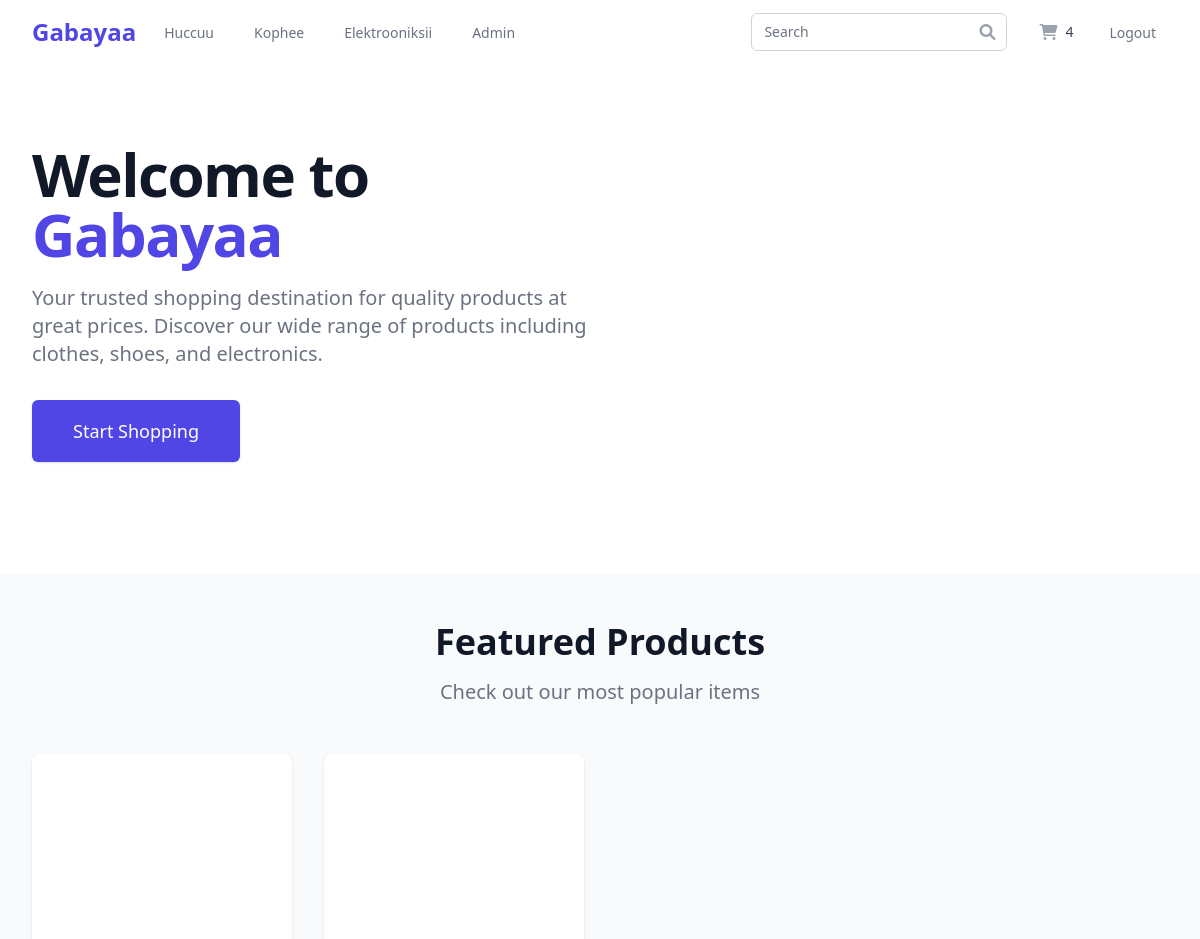
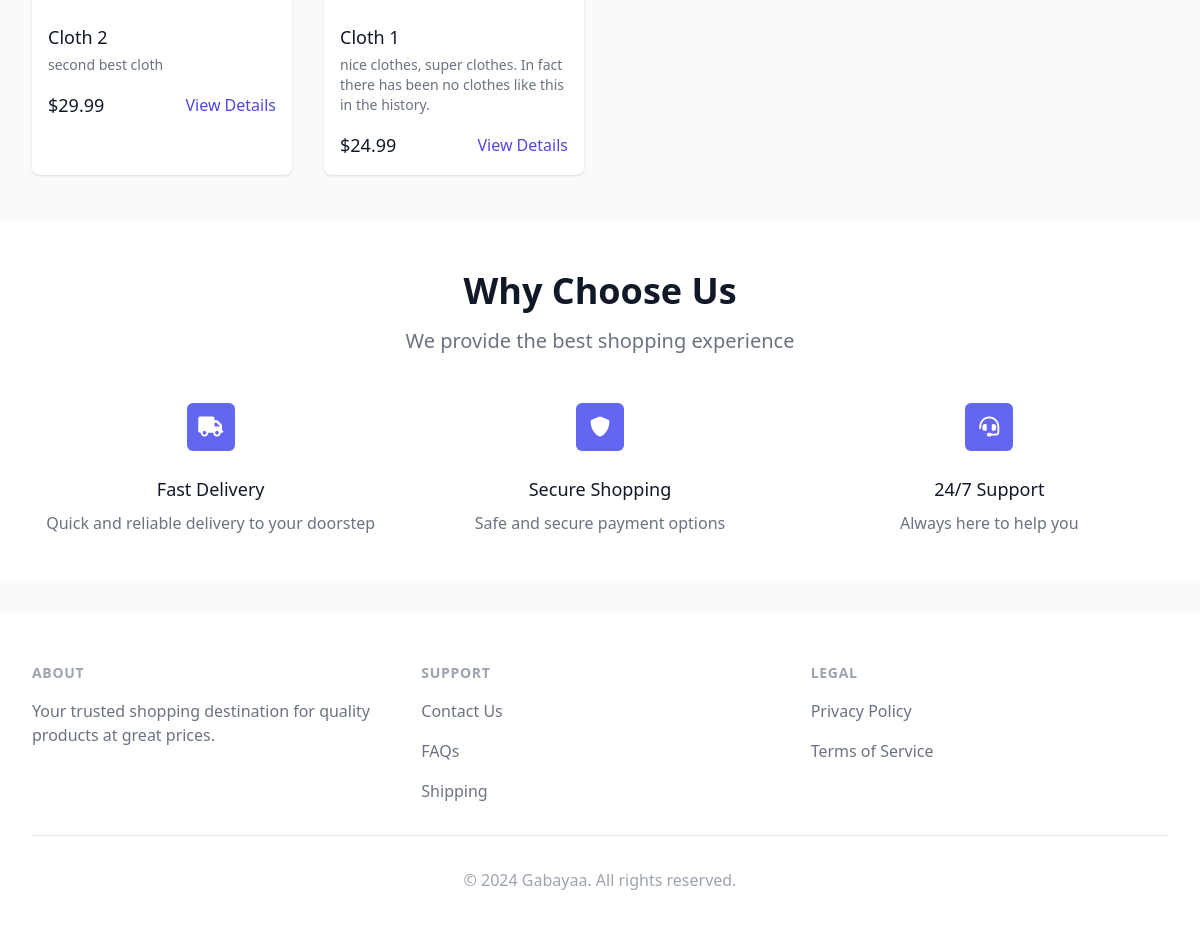
/ (signed in), run on the app's committed database (2 pictures, top to bottom).
### dukkaana/models.py (models this page shows, shortened)
class Cart(models.Model):
    id = models.UUIDField(primary_key=True, default=uuid.uuid4, editable=False)
    user = models.ForeignKey(
        Customer,
        on_delete=models.CASCADE,
        related_name='carts',
        verbose_name=_('user')
    )
    created_at = models.DateTimeField(_('created at'), auto_now_add=True)
    updated_at = models.DateTimeField(_('updated at'), auto_now=True)
    total_items = models.PositiveIntegerField(_('total items'), default=0)
    transaction_fee = models.DecimalField(
        _('transaction fee'),
        max_digits=10,
        decimal_places=2,
        default=0.00
    )
    total_price = models.DecimalField(
        _('total price'),
        max_digits=10,
        decimal_places=2,
        default=0.00
    )
    promo_code = models.ForeignKey(
        'PromoCode',
        on_delete=models.SET_NULL,
        null=True,
        blank=True,
        related_name='carts',
        verbose_name=_('promo code')
    )
    class Meta:
        verbose_name = _('cart')
        verbose_name_plural = _('carts')
        ordering = ['-created_at']

class Product(models.Model):
    CATEGORY_CHOICES = (
        ('Huccuu', _('Huccuu')),
        ('Kophee', _('Kophee')),
        ('Electrooniksii', _('Electrooniksii')),
    )
    id = models.UUIDField(primary_key=True, default=uuid.uuid4, editable=False)
    category = models.CharField(
        _('category'),
        max_length=20,
        choices=CATEGORY_CHOICES,
        default='Huccuu'
    )
    name = models.CharField(_('name'), max_length=200, default='no name')
    slug = models.SlugField(_('slug'), max_length=200,
                            unique=True, default='no-name')
    price = models.DecimalField(
        _('price'),
        max_digits=10,
        decimal_places=2,
        validators=[MinValueValidator(Decimal('0.01'))],
        default=0.00
    )
    quantity = models.PositiveIntegerField(
        _('quantity'),
        default=1,
        validators=[MinValueValidator(1)]
    )
    description = models.TextField(_('description'), blank=True)
    features = models.TextField(_('features'), blank=True)
    specifications = models.JSONField(
        _('specifications'), default=dict, blank=True)
    is_active = models.BooleanField(_('active'), default=True)
    created_at = models.DateTimeField(_('created at'), auto_now_add=True)
    updated_at = models.DateTimeField(_('updated at'), auto_now=True)
    rating = models.DecimalField(
        _('rating'),
        max_digits=3,
        decimal_places=2,
        default=0.00,
        validators=[MinValueValidator(0), MaxValueValidator(5)]
    )
    review_count = models.PositiveIntegerField(_('review count'), default=0)
    class Meta:
        verbose_name = _('product')
        verbose_name_plural = _('products')
        ordering = ['-created_at']
        indexes = [
            models.Index(fields=['category']),
            models.Index(fields=['name']),
            models.Index(fields=['price']),
            models.Index(fields=['rating']),
        ]

### dukkaana/views/product_views.py (the view)
# urls.py: path('', product_views.home, name='home'),
@cache_page(60 * 15)  # Cache for 15 minutes
def home(request):
    try:
        featured_products = Product.objects.filter(
            is_active=True
        ).order_by('-rating', '-created_at')[:8]
        context = {
            'featured_products': featured_products,
        }
        return render(request, 'base.html', context)
    except Exception as e:
        return render(request, 'error.html', {
            'error_message': _('An error occurred while loading the homepage.')
        })

### dukkaana/context_processors.py (called while the page is built)
def cart_context(request):
    if request.user.is_authenticated:
        try:
            cart = Cart.objects.get(user=request.user)
            cart_items = CartItem.objects.filter(cart=cart)
            total_items = sum(item.quantity for item in cart_items)
            total_price = cart.total_price
        except Cart.DoesNotExist:
            cart = None
            cart_items = []
            total_items = 0
            total_price = 0
    else:
        cart = None
        cart_items = []
        total_items = 0
        total_price = 0
    return {
        'cart': cart,
        'cart_items': cart_items,
        'total_items': total_items,
        'total_price': total_price,
    }

### dukkaana/templates/base.html (shortened to what this page needs)
<!DOCTYPE html>
<html lang="en">
  <head>
    <script src="https://cdn.tailwindcss.com"></script>
    <link
      rel="stylesheet"
      href="https://cdnjs.cloudflare.com/ajax/libs/font-awesome/6.0.0/css/all.min.css"
    />
  </head>
  <body class="bg-gray-50 min-h-screen flex flex-col">
    <nav class="bg-white shadow-lg">
      <div class="max-w-7xl mx-auto px-4 sm:px-6 lg:px-8">
        <div class="flex justify-between h-16">
          <div class="flex">
            <div class="flex-shrink-0 flex items-center">
              <a
                href="{% url 'home' %}"
                class="text-2xl font-bold text-indigo-600"
                >Gabayaa</a
              >
            </div>
            <div class="hidden sm:ml-6 sm:flex sm:space-x-8">
              <a
                href="{% url 'cloths' %}"
                class="border-transparent text-gray-500 hover:border-indigo-500 hover:text-indigo-700 inline-flex items-center px-1 pt-1 border-b-2 text-sm font-medium"
              >
                Huccuu
              </a>
              <a
                href="{% url 'shoes' %}"
                class="border-transparent text-gray-500 hover:border-indigo-500 hover:text-indigo-700 inline-flex items-center px-1 pt-1 border-b-2 text-sm font-medium"
              >
                Kophee
              </a>
              <a
                href="{% url 'electronics' %}"
                class="border-transparent text-gray-500 hover:border-indigo-500 hover:text-indigo-700 inline-flex items-center px-1 pt-1 border-b-2 text-sm font-medium"
              >
                Elektrooniksii
              </a>
              {% if user.is_superuser %}
              <a
                href="{% url 'manager' %}"
                class="border-transparent text-gray-500 hover:border-indigo-500 hover:text-indigo-700 inline-flex items-center px-1 pt-1 border-b-2 text-sm font-medium"
              >
                Admin
              </a>
              {% endif %}
            </div>
          </div>
          <div class="flex items-center">
            <form
              action="{% url 'search_results' %}"
              method="GET"
              class="flex-1 flex items-center justify-center px-2 lg:ml-6 lg:justify-end"
            >
              <div class="max-w-lg w-full lg:max-w-xs">
                <div class="relative">
                  <input
                    id="search"
                    name="q"
                    class="block w-full pl-3 pr-10 py-2 border border-gray-300 rounded-md leading-5 bg-white placeholder-gray-500 focus:outline-none focus:placeholder-gray-400 focus:ring-1 focus:ring-indigo-500 focus:border-indigo-500 sm:text-sm"
                    placeholder="Search"
                    type="search"
                  />
                  <div
                    class="absolute inset-y-0 right-0 pr-3 flex items-center pointer-events-none"
                  >
                  </div>
                </div>
              </div>
            </form>
            <div class="ml-4 flow-root lg:ml-6">
              <a
                href="{% url 'cart' %}"
                class="group -m-2 p-2 flex items-center"
              >
                <i
                  class="fas fa-shopping-cart text-gray-400 group-hover:text-gray-500"
                ></i>
                <span
                  class="ml-2 text-sm font-medium text-gray-700 group-hover:text-gray-800"
                  >{{ cart.total_items }}</span
                >
              </a>
            </div>
            {% if user.is_authenticated %}
            <div class="ml-4 flow-root lg:ml-6">
              <a
                href="{% url 'logout_customer' %}"
                class="text-gray-500 hover:text-gray-700 px-3 py-2 rounded-md text-sm font-medium"
                >Logout</a
              >
            </div>
            {% endif %}
          </div>
        </div>
      </div>
    </nav>
    <main class="flex-grow">
       {% block content %}
      <div class="relative bg-white overflow-hidden">
        <div class="max-w-7xl mx-auto">
          <div
            class="relative z-10 pb-8 bg-white sm:pb-16 md:pb-20 lg:max-w-2xl lg:w-full lg:pb-28 xl:pb-32"
          >
            <main
              class="mt-10 mx-auto max-w-7xl px-4 sm:mt-12 sm:px-6 md:mt-16 lg:mt-20 lg:px-8 xl:mt-28"
            >
              <div class="sm:text-center lg:text-left">
                <h1
                  class="text-4xl tracking-tight font-extrabold text-gray-900 sm:text-5xl md:text-6xl"
                >
                  <span class="block xl:inline">Welcome to</span>
                  <span class="block text-indigo-600 xl:inline"> Gabayaa</span>
                </h1>
                <p
                  class="mt-3 text-base text-gray-500 sm:mt-5 sm:text-lg sm:max-w-xl sm:mx-auto md:mt-5 md:text-xl lg:mx-0"
                >
                  Your trusted shopping destination for quality products at
                  great prices. Discover our wide range of products including
                  clothes, shoes, and electronics.
                </p>
                <div
                  class="mt-5 sm:mt-8 sm:flex sm:justify-center lg:justify-start"
                >
                  <div class="rounded-md shadow">
                    <a
                      href="{% url 'cloths' %}"
                      class="w-full flex items-center justify-center px-8 py-3 border border-transparent text-base font-medium rounded-md text-white bg-indigo-600 hover:bg-indigo-700 md:py-4 md:text-lg md:px-10"
                    >
                      Start Shopping
                    </a>
                  </div>
                </div>
              </div>
            </main>
          </div>
        </div>
      </div>
      {% if featured_products %}
      <div class="bg-gray-50 py-12">
        <div class="max-w-7xl mx-auto px-4 sm:px-6 lg:px-8">
          <div class="text-center">
            <h2 class="text-3xl font-extrabold text-gray-900 sm:text-4xl">
              Featured Products
            </h2>
            <p class="mt-3 max-w-2xl mx-auto text-xl text-gray-500 sm:mt-4">
              Check out our most popular items
            </p>
          </div>
          <div
            class="mt-12 grid gap-8 grid-cols-1 sm:grid-cols-2 lg:grid-cols-4"
          >
            {% for product in featured_products %}
            <div class="bg-white overflow-hidden shadow rounded-lg">
              <div class="relative pb-48">
              </div>
              <div class="p-4">
                <h3 class="text-lg font-medium text-gray-900">
                  {{ product.name }}
                </h3>
                <p class="mt-1 text-sm text-gray-500">
                  {{ product.description|truncatewords:20 }}
                </p>
                <div class="mt-4 flex items-center justify-between">
                  <span class="text-lg font-medium text-gray-900"
                    >${{ product.price }}</span
                  >
                  <a
                    href="{% url 'product_info' product.category product.id %}"
                    class="text-indigo-600 hover:text-indigo-500"
                    >View Details</a
                  >
                </div>
              </div>
            </div>
            {% endfor %}
          </div>
        </div>
      </div>
      {% endif %}
      <div class="bg-white py-12">
        <div class="max-w-7xl mx-auto px-4 sm:px-6 lg:px-8">
          <div class="text-center">
            <h2 class="text-3xl font-extrabold text-gray-900 sm:text-4xl">
              Why Choose Us
            </h2>
            <p class="mt-3 max-w-2xl mx-auto text-xl text-gray-500 sm:mt-4">
              We provide the best shopping experience
            </p>
          </div>
          <div
            class="mt-12 grid gap-8 grid-cols-1 sm:grid-cols-2 lg:grid-cols-3"
          >
            <div class="text-center">
              <div
                class="flex items-center justify-center h-12 w-12 rounded-md bg-indigo-500 text-white mx-auto"
              >
                <i class="fas fa-truck text-xl"></i>
              </div>
              <h3 class="mt-6 text-lg font-medium text-gray-900">
                Fast Delivery
              </h3>
              <p class="mt-2 text-base text-gray-500">
                Quick and reliable delivery to your doorstep
              </p>
            </div>
            <div class="text-center">
              <div
                class="flex items-center justify-center h-12 w-12 rounded-md bg-indigo-500 text-white mx-auto"
              >
                <i class="fas fa-shield-alt text-xl"></i>
              </div>
              <h3 class="mt-6 text-lg font-medium text-gray-900">
                Secure Shopping
              </h3>
              <p class="mt-2 text-base text-gray-500">
                Safe and secure payment options
              </p>
            </div>
            <div class="text-center">
              <div
                class="flex items-center justify-center h-12 w-12 rounded-md bg-indigo-500 text-white mx-auto"
              >
                <i class="fas fa-headset text-xl"></i>
              </div>
              <h3 class="mt-6 text-lg font-medium text-gray-900">
                24/7 Support
              </h3>
              <p class="mt-2 text-base text-gray-500">
                Always here to help you
              </p>
            </div>
          </div>
        </div>
      </div>
      {% endblock %}
    </main>
    <footer class="bg-white mt-8">
      <div class="max-w-7xl mx-auto py-12 px-4 sm:px-6 lg:px-8">
        <div class="grid grid-cols-1 md:grid-cols-3 gap-8">
          <div>
            <h3
              class="text-sm font-semibold text-gray-400 tracking-wider uppercase"
            >
              About
            </h3>
            <p class="mt-4 text-base text-gray-500">
              Your trusted shopping destination for quality products at great
              prices.
            </p>
          </div>
          <div>
            <h3
              class="text-sm font-semibold text-gray-400 tracking-wider uppercase"
            >
              Support
            </h3>
            <ul class="mt-4 space-y-4">
              <li>
                <a href="#" class="text-base text-gray-500 hover:text-gray-900"
                  >Contact Us</a
                >
              </li>
              <li>
                <a href="#" class="text-base text-gray-500 hover:text-gray-900"
                  >FAQs</a
                >
              </li>
              <li>
                <a href="#" class="text-base text-gray-500 hover:text-gray-900"
                  >Shipping</a
                >
              </li>
            </ul>
          </div>
          <div>
            <h3
              class="text-sm font-semibold text-gray-400 tracking-wider uppercase"
            >
              Legal
            </h3>
            <ul class="mt-4 space-y-4">
              <li>
                <a href="#" class="text-base text-gray-500 hover:text-gray-900"
                  >Privacy Policy</a
                >
              </li>
              <li>
                <a href="#" class="text-base text-gray-500 hover:text-gray-900"
                  >Terms of Service</a
                >
              </li>
            </ul>
          </div>
        </div>
        <div class="mt-8 border-t border-gray-200 pt-8">
          <p class="text-base text-gray-400 text-center">
            &copy; 2024 Gabayaa. All rights reserved.
          </p>
        </div>
      </div>
    </footer>
  </body>
</html>

### data on the page
Cart: total_items "4"
Product: name "Cloth 2", description "second best cloth", price "29.99"
Product: name "Cloth 1", description "nice clothes, super clothes. In fact there has been no clothes like this in the history.", price "24.99"
